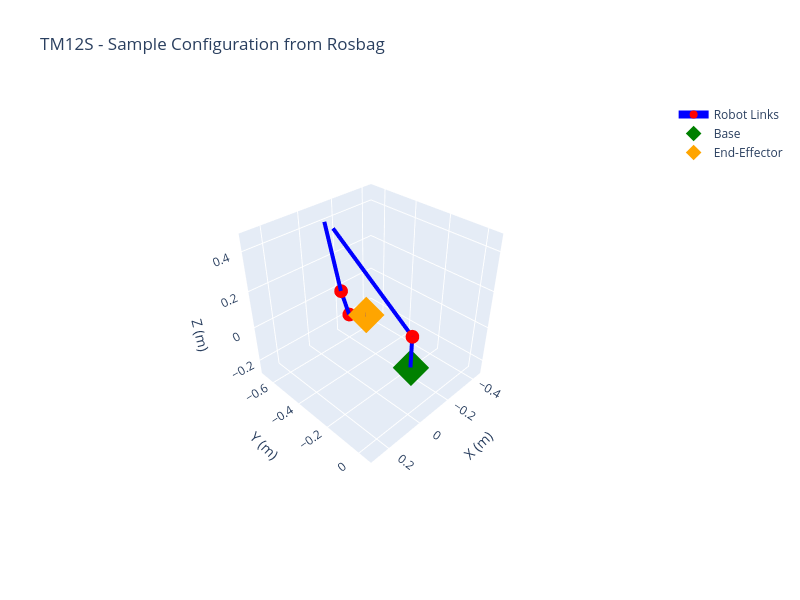

Here is the notebook cell this chart was saved with:
### Code cell
# Plot sample configuration from rosbag
fig_sample = plot_robot_configuration(positions_sample, "TM12S - Sample Configuration from Rosbag")
fig_sample.show()

### Figure 1 — Plotly figure (JSON) as saved in the notebook; plotly's stock layout.template omitted (floating-point values rounded to 4 significant figures)
{"data": [{"line": {"color": "blue", "width": 8}, "marker": {"color": "red", "size": 8}, "mode": "lines+markers", "name": "Robot Links", "type": "scatter3d", "x": [0, 0, 0, -5.674e-05, -0.1819, -0.1819, -0.1846], "y": [0, 0, 0, -0.5225, -0.6341, -0.577, -0.4555], "z": [0, 0.1652, 0.1652, 0.528, 0.007376, -0.1111, -0.05259]}, {"marker": {"color": "green", "size": 12, "symbol": "diamond"}, "mode": "markers", "name": "Base", "type": "scatter3d", "x": [0], "y": [0], "z": [0]}, {"marker": {"color": "orange", "size": 12, "symbol": "diamond"}, "mode": "markers", "name": "End-Effector", "type": "scatter3d", "x": [-0.1846], "y": [-0.4555], "z": [-0.05259]}], "layout": {"height": 600, "scene": {"aspectmode": "cube", "aspectratio": {"x": 1, "y": 1, "z": 1}, "camera": {"center": {"x": 0, "y": 0, "z": 0}, "eye": {"x": 1.73, "y": 1.73, "z": 1.73}, "projection": {"type": "perspective"}, "up": {"x": 0, "y": 0, "z": 1}}, "xaxis": {"range": [-0.4618, 0.3051], "title": {"text": "X (m)"}, "type": "linear"}, "yaxis": {"range": [-0.6962, 0.07071], "title": {"text": "Y (m)"}, "type": "linear"}, "zaxis": {"range": [-0.2831, 0.4837], "title": {"text": "Z (m)"}, "type": "linear"}}, "title": {"text": "TM12S - Sample Configuration from Rosbag"}, "width": 800}}
